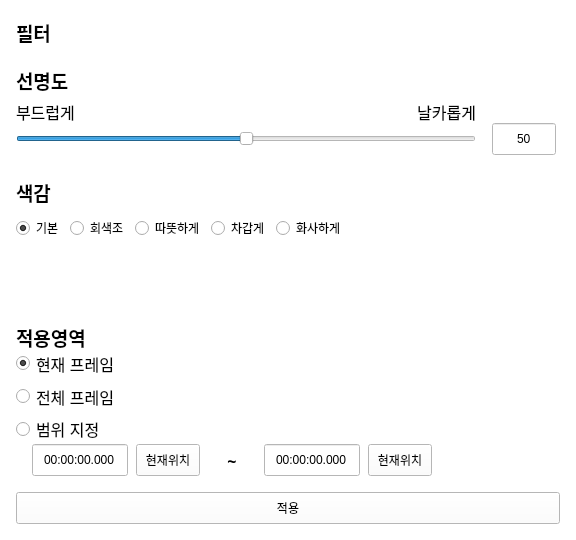
    <widget class="QWidget" name="w_filter" native="true">
     <property name="geometry">
      <rect>
       <x>0</x>
       <y>0</y>
       <width>576</width>
       <height>540</height>
      </rect>
     </property>
     <property name="styleSheet">
      <string notr="true">background-color: #ffffff;</string>
     </property>
     <widget class="QLabel" name="label_9">
      <property name="geometry">
       <rect>
        <x>16</x>
        <y>16</y>
        <width>91</width>
        <height>32</height>
       </rect>
      </property>
      <property name="font">
       <font>
        <family>Noto Sans KR</family>
        <pointsize>14</pointsize>
        <bold>true</bold>
       </font>
      </property>
      <property name="text">
       <string>필터</string>
      </property>
     </widget>
     <widget class="QSlider" name="sd_filter_clarity">
      <property name="geometry">
       <rect>
        <x>16</x>
        <y>128</y>
        <width>460</width>
        <height>22</height>
       </rect>
      </property>
      <property name="styleSheet">
       <string notr="true">QSliter::groove::horizontal::background-color: #123456;</string>
      </property>
      <property name="maximum">
       <number>100</number>
      </property>
      <property name="value">
       <number>50</number>
      </property>
      <property name="orientation">
       <enum>Qt::Horizontal</enum>
      </property>
     </widget>
     <widget class="QLineEdit" name="edt_filter_clarity">
      <property name="enabled">
       <bool>true</bool>
      </property>
      <property name="geometry">
       <rect>
        <x>492</x>
        <y>123</y>
        <width>64</width>
        <height>32</height>
       </rect>
      </property>
      <property name="text">
       <string>50</string>
      </property>
      <property name="alignment">
       <set>Qt::AlignCenter</set>
      </property>
     </widget>
     <widget class="QLabel" name="label_15">
      <property name="geometry">
       <rect>
        <x>16</x>
        <y>322</y>
        <width>91</width>
        <height>31</height>
       </rect>
      </property>
      <property name="font">
       <font>
        <family>Noto Sans KR</family>
        <pointsize>14</pointsize>
        <bold>true</bold>
       </font>
      </property>
      <property name="text">
       <string>적용영역</string>
      </property>
     </widget>
     <widget class="QPushButton" name="btn_filter_apply">
      <property name="geometry">
       <rect>
        <x>16</x>
        <y>492</y>
        <width>544</width>
        <height>32</height>
       </rect>
      </property>
      <property name="styleSheet">
       <string notr="true"/>
      </property>
      <property name="text">
       <string>적용</string>
      </property>
      <property name="autoDefault">
       <bool>false</bool>
      </property>
      <property name="flat">
       <bool>false</bool>
      </property>
     </widget>
     <widget class="QLineEdit" name="edt_filter_rangestart">
      <property name="geometry">
       <rect>
        <x>32</x>
        <y>444</y>
        <width>96</width>
        <height>32</height>
       </rect>
      </property>
      <property name="text">
       <string>00:00:00.000</string>
      </property>
      <property name="alignment">
       <set>Qt::AlignCenter</set>
      </property>
     </widget>
     <widget class="QPushButton" name="btn_filter_rangestarttocurrent">
      <property name="geometry">
       <rect>
        <x>136</x>
        <y>444</y>
        <width>64</width>
        <height>32</height>
       </rect>
      </property>
      <property name="styleSheet">
       <string notr="true">b</string>
      </property>
      <property name="text">
       <string>현재위치</string>
      </property>
      <property name="flat">
       <bool>false</bool>
      </property>
     </widget>
     <widget class="QPushButton" name="btn_filter_rangeendtocurrent">
      <property name="geometry">
       <rect>
        <x>368</x>
        <y>444</y>
        <width>64</width>
        <height>32</height>
       </rect>
      </property>
      <property name="styleSheet">
       <string notr="true">b</string>
      </property>
      <property name="text">
       <string>현재위치</string>
      </property>
      <property name="flat">
       <bool>false</bool>
      </property>
     </widget>
     <widget class="QLineEdit" name="edt_filter_rangeend">
      <property name="geometry">
       <rect>
        <x>264</x>
        <y>444</y>
        <width>96</width>
        <height>32</height>
       </rect>
      </property>
      <property name="text">
       <string>00:00:00.000</string>
      </property>
      <property name="alignment">
       <set>Qt::AlignCenter</set>
      </property>
     </widget>
     <widget class="QLabel" name="label_16">
      <property name="geometry">
       <rect>
        <x>216</x>
        <y>444</y>
        <width>32</width>
        <height>32</height>
       </rect>
      </property>
      <property name="font">
       <font>
        <family>Noto Sans KR</family>
        <pointsize>12</pointsize>
        <bold>true</bold>
       </font>
      </property>
      <property name="text">
       <string>~</string>
      </property>
      <property name="alignment">
       <set>Qt::AlignCenter</set>
      </property>
     </widget>
     <widget class="QLabel" name="label_10">
      <property name="geometry">
       <rect>
        <x>16</x>
        <y>96</y>
        <width>80</width>
        <height>32</height>
       </rect>
      </property>
      <property name="font">
       <font>
        <family>Noto Sans KR</family>
        <pointsize>12</pointsize>
        <bold>false</bold>
       </font>
      </property>
      <property name="frameShape">
       <enum>QFrame::NoFrame</enum>
      </property>
      <property name="frameShadow">
       <enum>QFrame::Plain</enum>
      </property>
      <property name="text">
       <string>부드럽게</string>
      </property>
      <property name="alignment">
       <set>Qt::AlignLeading|Qt::AlignLeft|Qt::AlignVCenter</set>
      </property>
     </widget>
     <widget class="QLabel" name="label_17">
      <property name="geometry">
       <rect>
        <x>396</x>
        <y>96</y>
        <width>80</width>
        <height>32</height>
       </rect>
      </property>
      <property name="font">
       <font>
        <family>Noto Sans KR</family>
        <pointsize>12</pointsize>
        <bold>false</bold>
       </font>
      </property>
      <property name="frameShape">
       <enum>QFrame::NoFrame</enum>
      </property>
      <property name="frameShadow">
       <enum>QFrame::Plain</enum>
      </property>
      <property name="text">
       <string>날카롭게</string>
      </property>
      <property name="alignment">
       <set>Qt::AlignRight|Qt::AlignTrailing|Qt::AlignVCenter</set>
      </property>
     </widget>
     <widget class="QLabel" name="label_18">
      <property name="geometry">
       <rect>
        <x>16</x>
        <y>176</y>
        <width>91</width>
        <height>32</height>
       </rect>
      </property>
      <property name="font">
       <font>
        <family>Noto Sans KR</family>
        <pointsize>14</pointsize>
        <bold>true</bold>
       </font>
      </property>
      <property name="text">
       <string>색감</string>
      </property>
     </widget>
     <widget class="QLabel" name="label_19">
      <property name="geometry">
       <rect>
        <x>16</x>
        <y>64</y>
        <width>91</width>
        <height>32</height>
       </rect>
      </property>
      <property name="font">
       <font>
        <family>Noto Sans KR</family>
        <pointsize>14</pointsize>
        <bold>true</bold>
       </font>
      </property>
      <property name="text">
       <string>선명도</string>
      </property>
     </widget>
     <widget class="QWidget" name="layoutWidget_3">
      <property name="geometry">
       <rect>
        <x>16</x>
        <y>216</y>
        <width>541</width>
        <height>22</height>
       </rect>
      </property>
      <layout class="QHBoxLayout" name="horizontalLayout">
       <property name="sizeConstraint">
        <enum>QLayout::SetFixedSize</enum>
       </property>
       <item>
        <widget class="QRadioButton" name="rbtn_filter_colorsene_none">
         <property name="text">
          <string>기본</string>
         </property>
         <property name="checked">
          <bool>true</bool>
         </property>
        </widget>
       </item>
       <item>
        <widget class="QRadioButton" name="rbtn_filter_colorsense_gray">
         <property name="text">
          <string>회색조</string>
         </property>
        </widget>
       </item>
       <item>
        <widget class="QRadioButton" name="rbtn_filter_colorsense_warm">
         <property name="text">
          <string>따뜻하게</string>
         </property>
        </widget>
       </item>
       <item>
        <widget class="QRadioButton" name="rbtn_filter_colorsense_cool">
         <property name="text">
          <string>차갑게</string>
         </property>
        </widget>
       </item>
       <item>
        <widget class="QRadioButton" name="rbtn_filter_colorsense_bright">
         <property name="text">
          <string>화사하게</string>
         </property>
        </widget>
       </item>
      </layout>
     </widget>
     <widget class="QWidget" name="layoutWidget_4">
      <property name="geometry">
       <rect>
        <x>16</x>
        <y>350</y>
        <width>111</width>
        <height>92</height>
       </rect>
      </property>
      <layout class="QVBoxLayout" name="verticalLayout">
       <item>
        <widget class="QRadioButton" name="rbtn_filter_currentframe">
         <property name="font">
          <font>
           <pointsize>12</pointsize>
          </font>
         </property>
         <property name="text">
          <string>현재 프레임</string>
         </property>
         <property name="checked">
          <bool>true</bool>
         </property>
        </widget>
       </item>
       <item>
        <widget class="QRadioButton" name="rbtn_filter_allframe">
         <property name="font">
          <font>
           <pointsize>12</pointsize>
          </font>
         </property>
         <property name="text">
          <string>전체 프레임</string>
         </property>
        </widget>
       </item>
       <item>
        <widget class="QRadioButton" name="rbtn_filter_rangeframe">
         <property name="font">
          <font>
           <pointsize>12</pointsize>
          </font>
         </property>
         <property name="text">
          <string>범위 지정</string>
         </property>
        </widget>
       </item>
      </layout>
     </widget>
    </widget>
